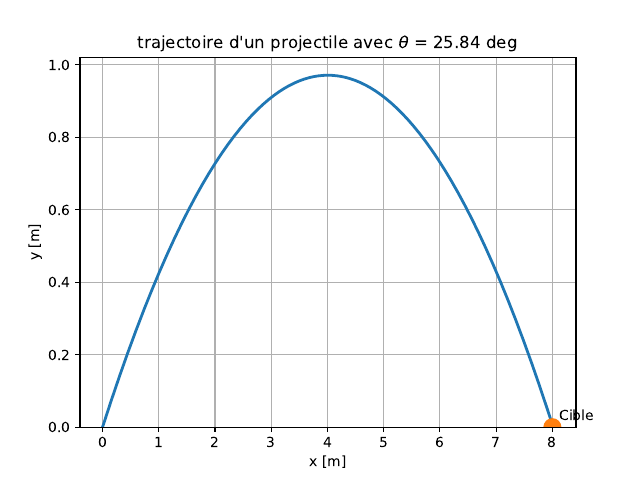

This figure's Python source:
## NOM DU PROGRAMME: tire.py
#%% IMPORTATION
import numpy as np
import matplotlib.pyplot as plt
#%% CONSTANTES
# accélération de la pesanteur (m/s^2)
g = 9.8
# vitesse initiale (m/s)
v0 = 10.0 
# plage cible (m)
xcible = 8.0 
# comment nous devons nous rapprocher (m)
eps = 0.01 
# pas de temps (s)
dt = 0.001 
# angle (degrés) que le projectile tombe trop court
theta1 = 0.0 
# angle (degrés) que le projectile tombe trop loin
theta2 = 45.0
# une valeur initiale> eps
dx = 2*eps 
#%% BOUCLE PRINCIPALE: MÉTHODE DE TIRE
while abs(dx) > eps:
    # devinez à la valeur de thêta
    theta = (theta1+theta2)/2.0
    x = [0.0]
    y = [0.0]
    vx = [v0*np.cos(theta*np.pi/180.0)]
    vy = [v0*np.sin(theta*np.pi/180.0)]
    # MÉTHODE D'EULER
    i = 0
    while y[i] >= 0.0:
        # appliquer une différence finie approximative 
        # aux équations du mouvement
        x += [x[i]+vx[i]*dt]
        y += [y[i]+vy[i]*dt]
        vx += [vx[i]]
        vy += [vy[i] - g*dt]
        i = i+1
    # nous avons touché le sol quelque part entre l'étape i-1 et i 
    # interpoler pour trouver cet emplacement
    xsol = x[i - 1]+y[i - 1]*(x[i] - x[i - 1])/(y[i] - y[i - 1])
    # mettre à jour les limites encadrant la racine
    dx = xsol - xcible
    if dx < 0.0: # trop court: mettre à jour l'angle plus petit
        theta1 = theta
    else: # trop loin: mettre à jour un angle plus grand
        theta2 = theta
#%% GRAPHIQUE: TRAJECTOIRES
plt.plot(x, y, lw =2)
plt.plot([xcible], [0.0], 'o', ms=12)
plt.annotate('Cible', xy=(xcible, 0), xycoords='data', xytext=(5,5),
             textcoords='offset points')
plt.title(r"trajectoire d'un projectile avec $\theta$ = %.2f deg"% theta)
plt.xlabel('x [m]')
plt.ylabel('y [m]')
plt.ylim(ymin=0.0)
plt.grid()
# ENREGISTRER ET AFFICHER LA FIGURE
plt.savefig("tire.png")
plt.savefig("tire.pdf")
plt.show()